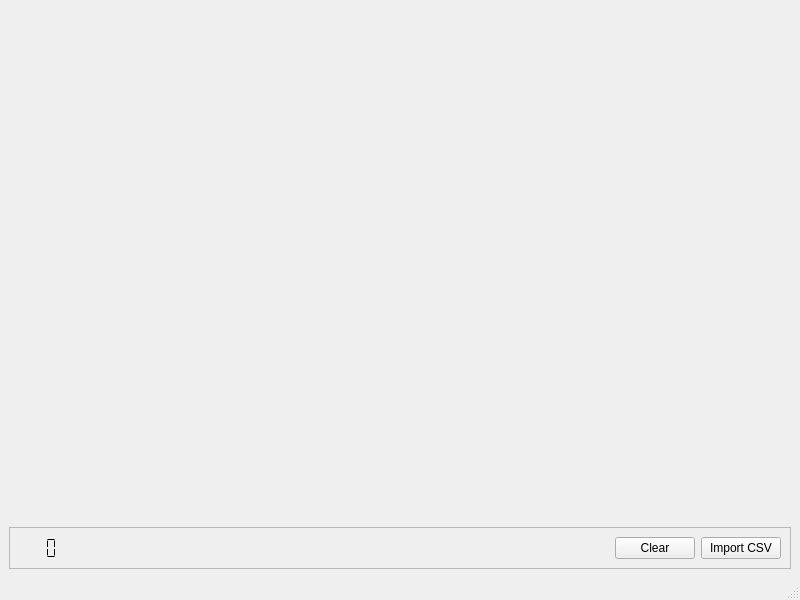
<?xml version="1.0" encoding="UTF-8"?>
<ui version="4.0">
 <class>MainWindow</class>
 <widget class="QMainWindow" name="MainWindow">
  <property name="geometry">
   <rect>
    <x>0</x>
    <y>0</y>
    <width>800</width>
    <height>600</height>
   </rect>
  </property>
  <property name="windowTitle">
   <string>MainWindow</string>
  </property>
  <widget class="QWidget" name="centralwidget">
   <layout class="QVBoxLayout" name="verticalLayout">
    <item>
     <widget class="QWidget" name="widget1" native="true"/>
    </item>
    <item>
     <widget class="QFrame" name="frame_2">
      <property name="sizePolicy">
       <sizepolicy hsizetype="Preferred" vsizetype="Maximum">
        <horstretch>0</horstretch>
        <verstretch>0</verstretch>
       </sizepolicy>
      </property>
      <property name="frameShape">
       <enum>QFrame::StyledPanel</enum>
      </property>
      <property name="frameShadow">
       <enum>QFrame::Raised</enum>
      </property>
      <layout class="QHBoxLayout" name="horizontalLayout">
       <item>
        <widget class="QLCDNumber" name="lcdNumber">
         <property name="sizePolicy">
          <sizepolicy hsizetype="Preferred" vsizetype="Preferred">
           <horstretch>0</horstretch>
           <verstretch>0</verstretch>
          </sizepolicy>
         </property>
         <property name="font">
          <font>
           <pointsize>8</pointsize>
          </font>
         </property>
         <property name="frameShadow">
          <enum>QFrame::Raised</enum>
         </property>
         <property name="lineWidth">
          <number>0</number>
         </property>
         <property name="digitCount">
          <number>3</number>
         </property>
         <property name="segmentStyle">
          <enum>QLCDNumber::Flat</enum>
         </property>
        </widget>
       </item>
       <item>
        <spacer name="horizontalSpacer">
         <property name="orientation">
          <enum>Qt::Horizontal</enum>
         </property>
         <property name="sizeHint" stdset="0">
          <size>
           <width>40</width>
           <height>20</height>
          </size>
         </property>
        </spacer>
       </item>
       <item>
        <widget class="QPushButton" name="pushButton_2">
         <property name="text">
          <string>Clear</string>
         </property>
        </widget>
       </item>
       <item>
        <widget class="QPushButton" name="pushButton">
         <property name="text">
          <string>Import CSV</string>
         </property>
        </widget>
       </item>
      </layout>
     </widget>
    </item>
   </layout>
  </widget>
  <widget class="QMenuBar" name="menubar">
   <property name="geometry">
    <rect>
     <x>0</x>
     <y>0</y>
     <width>800</width>
     <height>21</height>
    </rect>
   </property>
  </widget>
  <widget class="QStatusBar" name="statusbar"/>
 </widget>
 <resources/>
 <connections/>
</ui>
